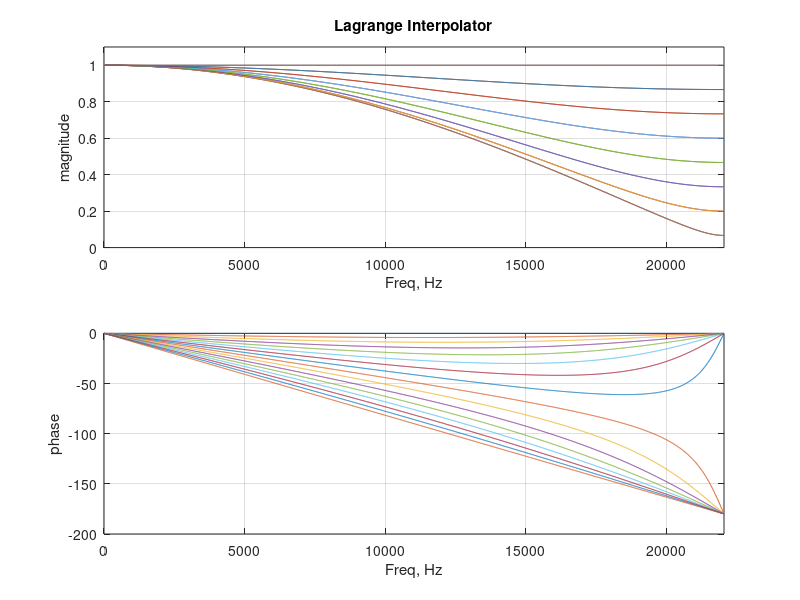

MATLAB code to generate this figure:
fs=44100;
numtaps=2; %% Make this even, please.
ordvec=[0:numtaps-1]';
VA=flipud(vander(ordvec)');
iVA=inv(VA); %matrix to compute coefs
numplots=16;
for ind=1:numplots
eta=(ind-1)/(numplots-1); %% fractional delay
delay=eta+numtaps/2-1; %% keep fract. delay between two center taps
deltavec=(delay*ones(numtaps,1)).^ordvec;
b=iVA*deltavec;
[H,w]=freqz(b,1,2000);
b
ba= [(numplots-ind)/(numplots-1),((ind-1)/(numplots-1))];
ba'
figure(1)
subplot(2,1,1)
plot(w*fs/(2*pi),(abs(H)))
grid on
hold on
xlabel('Freq, Hz')
ylabel('magnitude')
axis([0 fs/2 0 1.1])
subplot(2,1,2)
plot(w*fs/(2*pi),180/pi*unwrap(angle(H)))
grid on
hold on
xlabel('Freq, Hz')
ylabel('phase')
xlim([0 fs/2])
end
figure(1)
subplot(2,1,1);hold off;
title('Lagrange Interpolator')
subplot(2,1,2);hold off;